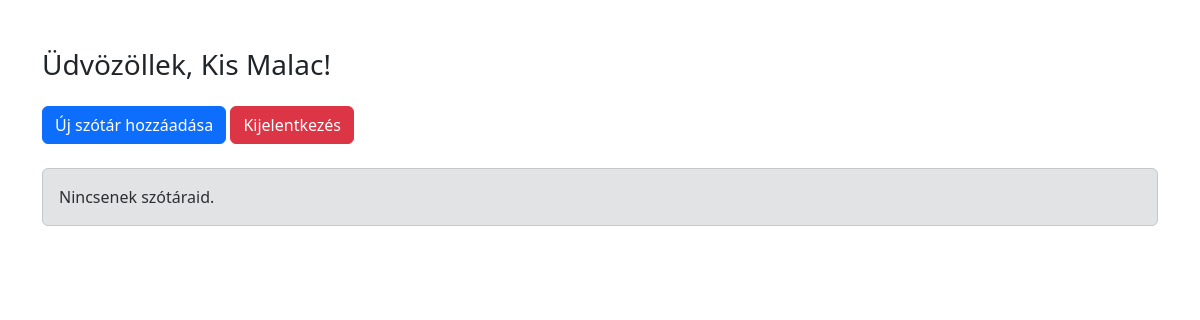
Page /php-app/index.php (signed in) on the earlier database version.
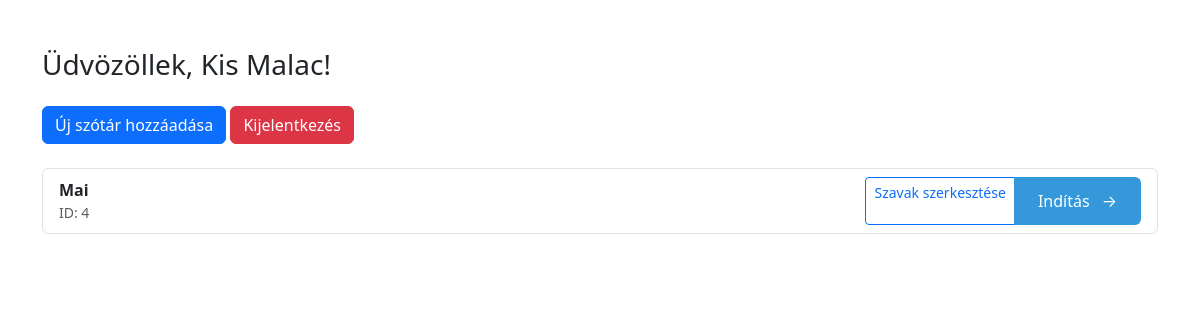
Same page on the later database version.
### tables this page shows
CREATE TABLE `szotar` (
  `szotar_id` int NOT NULL,
  `user_fk` int NOT NULL,
  `nyelv1_fk` int NOT NULL,
  `nyelv2_fk` int NOT NULL,
  `megnevezes` varchar(200) NOT NULL,
  `created_at` datetime NOT NULL DEFAULT CURRENT_TIMESTAMP
);

### php-app/inc/functions.php (called while the page is built, shortened)
<?php
require_once __DIR__ . '/../inc/config.php';
function getSzotarByUser($userId)
{
    global $conn;
    $stmt = $conn->prepare("SELECT * FROM szotar WHERE user_fk = ? ORDER BY created_at DESC");
    $stmt->bind_param("i", $userId);
    $stmt->execute();
    $result = $stmt->get_result();
    $szotarok = [];
    while ($row = $result->fetch_assoc()) {
        $szotarok[] = $row;
    }
    return $szotarok;
}

### php-app/index.php (the view, shortened to what this page needs)
<!DOCTYPE html>
<html lang="hu">
<head>
  <link href="https://cdn.jsdelivr.net/npm/bootstrap@5.3.2/dist/css/bootstrap.min.css" rel="stylesheet">
</head>
<body class="container mt-5">
  <h3>Üdvözöllek, <?php echo htmlspecialchars($_SESSION['user']->Nev ?? 'ismeretlen', ENT_QUOTES, 'UTF-8'); ?>!</h3>
  <a href="uj_szotar.html" class="btn btn-primary mt-3">Új szótár hozzáadása</a>
  <a href="logout.php" class="btn btn-danger mt-3">Kijelentkezés</a>
    <div class="mt-4">
    <?php
    require_once __DIR__.'/inc/config.php';
    require_once __DIR__.'/inc/functions.php';
    $szotarok = getSzotarByUser($_SESSION['user']->UserId);
    if (count($szotarok) === 0):
    ?>
      <div class="alert alert-secondary">Nincsenek szótáraid.</div>
    <?php else: ?>
      <div class="list-group">
        <?php foreach ($szotarok as $szotar): ?>
          <div class="list-group-item d-flex justify-content-between align-items-center">
            <div>
              <strong><?php echo htmlspecialchars($szotar['megnevezes'], ENT_QUOTES, 'UTF-8'); ?></strong>
              <div class="text-muted small">ID: <?php echo (int)$szotar['szotar_id']; ?></div>
            </div>
            <div class="btn-group" role="group" aria-label="Actions">
              <a href="szavak_szerkesztese.php?szotar_id=<?php echo (int)$szotar['szotar_id']; ?>" class="btn btn-sm btn-outline-primary">Szavak szerkesztése</a>
              <a   href="kikerdezes_inditas.php?szotar_id=<?php echo (int)$szotar['szotar_id']; ?>" class="btn btn-sm btn-outline-primary fall-button">Indítás <span class="ms-2">&rarr;</span></a>
            </div>
          </div>
        <?php endforeach; ?>
      </div>
    <?php endif; ?>
    </div>
</body>
</html>

### php-app/index.php (style rules this page uses)
.fall-button { display: inline-block; padding: 12px 24px; background-color: #3498db; color: white; border: none; border-radius: 6px; cursor: pointer; font-size: 16px; transition: transform 1s ease-in, opacity 1s ease-in; position: relative; }

Differences in the rows shown:
added szotar: megnevezes "Mai", szotar_id "4"
Other differences:
text no longer shown: "Nincsenek szótáraid."
